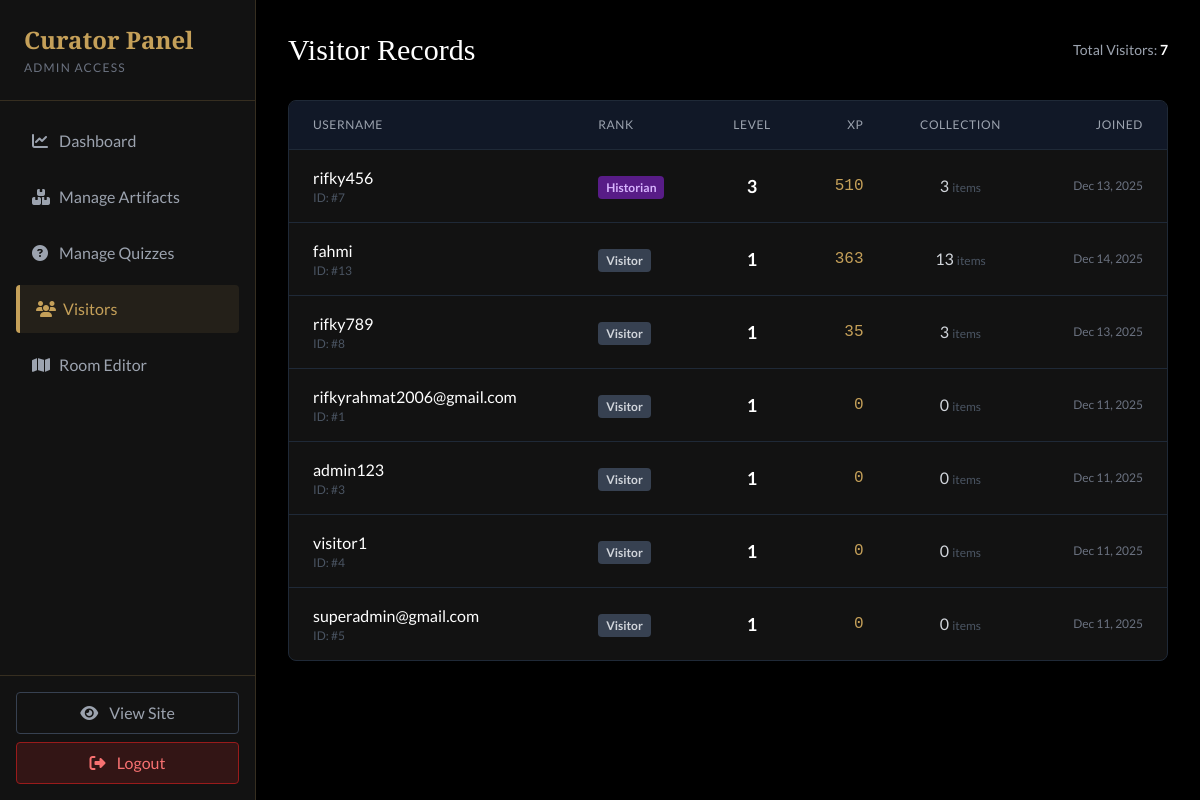
Before: /admin/users.php (signed in) with the older database file.
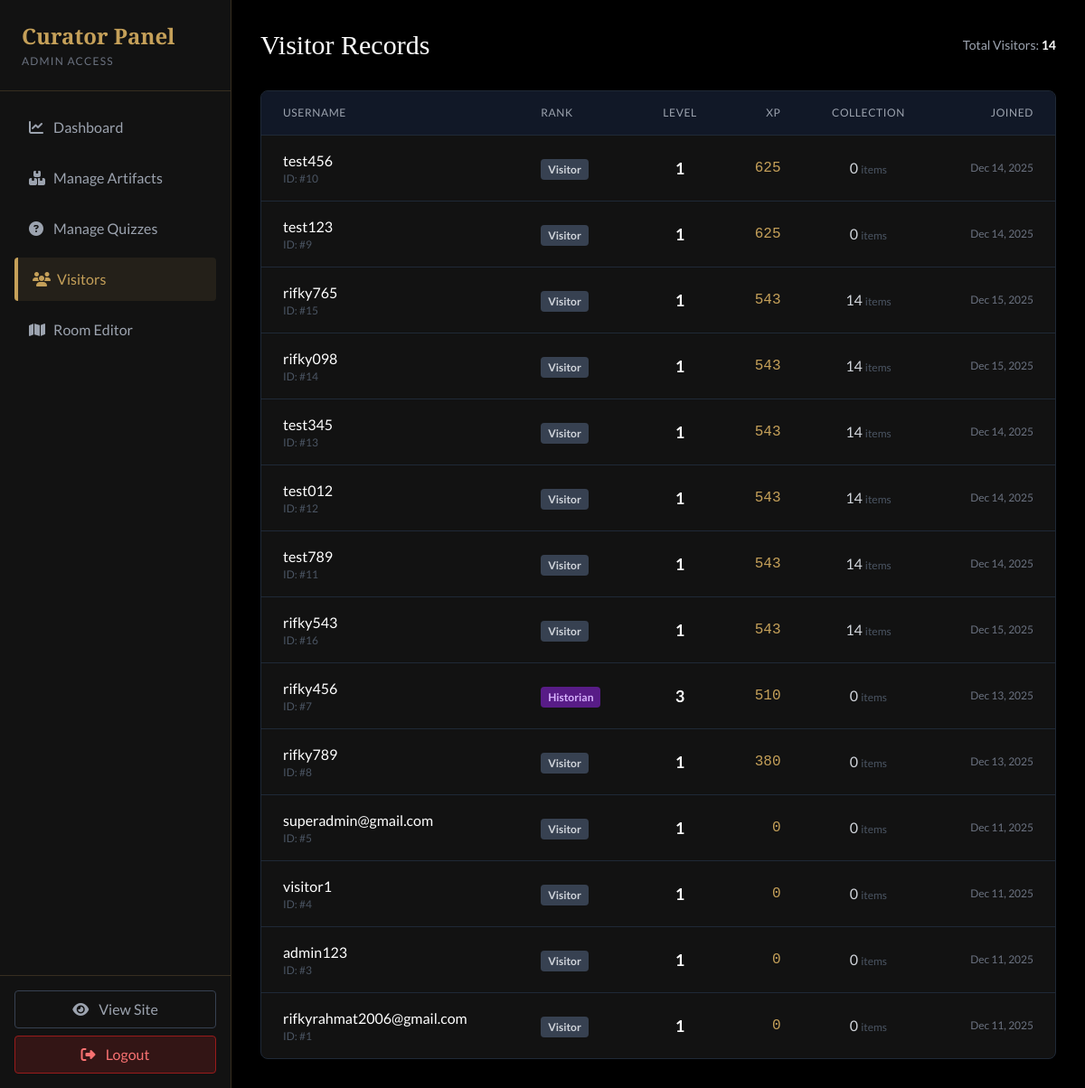
After: the same page with the newer database file.
### tables this page shows
CREATE TABLE `users` (
  `id` int(11) NOT NULL,
  `username` varchar(50) NOT NULL,
  `password` varchar(255) NOT NULL,
  `role` enum('visitor','admin') DEFAULT 'visitor',
  `xp` int(11) DEFAULT 0,
  `level` int(11) DEFAULT 1,
  `created_at` timestamp NOT NULL DEFAULT current_timestamp()
);

### app/bootstrap.php (called while the page is built, shortened)
<?php
function adminSidebar($active = 'dashboard') {
    View::adminSidebar($active);
}
?>

### admin/users.php (the view, shortened to what the changed rows need)
<?php
require_once '../app/bootstrap.php';
$sql = "SELECT id, username, level, xp, created_at,
        (SELECT COUNT(*) FROM user_collections WHERE user_collections.user_id = users.id) as collected_count
        FROM users
        WHERE role = 'visitor'
        ORDER BY xp DESC";
$result = $conn->query($sql);
$users = [];
while ($row = $result->fetch_assoc()) {
    $users[] = $row;
}
include '../public/header.php';
?>
<div class="flex h-screen bg-black">
    <?php adminSidebar('users'); ?>
    <main class="flex-grow p-8 overflow-y-auto">
        <div class="flex justify-between items-center mb-8">
            <h2 class="text-3xl text-white font-serif">Visitor Records</h2>
            <div class="text-gray-400 text-sm">
                Total Visitors: <span class="text-white font-bold"><?php echo count($users); ?></span>
            </div>
        </div>
        <div class="bg-darker-bg rounded-lg border border-gray-800 overflow-hidden">
            <table class="w-full text-left">
                <thead class="bg-gray-900 border-b border-gray-800">
                    <tr>
                        <th class="px-6 py-4 text-gray-400 font-normal uppercase text-xs tracking-wider">Username</th>
                        <th class="px-6 py-4 text-gray-400 font-normal uppercase text-xs tracking-wider">Rank</th>
                        <th class="px-6 py-4 text-gray-400 font-normal uppercase text-xs tracking-wider text-center">Level</th>
                        <th class="px-6 py-4 text-gray-400 font-normal uppercase text-xs tracking-wider text-right">XP</th>
                        <th class="px-6 py-4 text-gray-400 font-normal uppercase text-xs tracking-wider text-center">Collection</th>
                        <th class="px-6 py-4 text-gray-400 font-normal uppercase text-xs tracking-wider text-right">Joined</th>
                    </tr>
                </thead>
                <tbody class="divide-y divide-gray-800">
                    <?php if (empty($users)): ?>
                        <tr>
                            <td colspan="6" class="px-6 py-8 text-center text-gray-500 italic">No visitors found yet.</td>
                        </tr>
                    <?php else: ?>
                        <?php foreach ($users as $user): ?>
                            <tr class="hover:bg-gray-800/50 transition">
                                <td class="px-6 py-4">
                                    <div class="text-white font-medium"><?php echo htmlspecialchars($user['username']); ?></div>
                                    <div class="text-gray-600 text-xs">ID: #<?php echo $user['id']; ?></div>
                                </td>
                                <td class="px-6 py-4">
                                    <?php
                                        $badges = [
                                            1 => ['Visitor', 'bg-gray-700 text-gray-300'],
                                            2 => ['Explorer', 'bg-blue-900 text-blue-300'],
                                            3 => ['Historian', 'bg-purple-900 text-purple-300'],
                                            4 => ['Royal Curator', 'bg-gold/20 text-gold']
                                        ];
                                        $badge = $badges[$user['level']] ?? $badges[1];
                                    ?>
                                    <span class="px-2 py-1 rounded text-xs font-bold <?php echo $badge[1]; ?>">
                                        <?php echo $badge[0]; ?>
                                    </span>
                                </td>
                                <td class="px-6 py-4 text-center">
                                    <div class="text-white font-bold text-lg"><?php echo $user['level']; ?></div>
                                </td>
                                <td class="px-6 py-4 text-right">
                                    <div class="text-gold font-mono"><?php echo number_format($user['xp']); ?></div>
                                </td>
                                <td class="px-6 py-4 text-center">
                                    <span class="text-gray-300"><?php echo $user['collected_count']; ?></span>
                                    <span class="text-gray-600 text-xs">items</span>
                                </td>
                                <td class="px-6 py-4 text-right text-gray-500 text-xs">
                                    <?php echo date('M j, Y', strtotime($user['created_at'])); ?>
                                </td>
                            </tr>
                        <?php endforeach; ?>
                    <?php endif; ?>
                </tbody>
            </table>
        </div>
    </main>
</div>

### views/components/admin_sidebar.php (shortened to what the changed rows need)
<?php
$pages = [
    'dashboard' => ['icon' => 'fa-chart-line', 'label' => 'Dashboard', 'href' => 'index.php'],
    'artifacts' => ['icon' => 'fa-boxes', 'label' => 'Manage Artifacts', 'href' => 'artifacts.php'],
    'quizzes' => ['icon' => 'fa-question-circle', 'label' => 'Manage Quizzes', 'href' => 'quizzes.php'],
    'users' => ['icon' => 'fa-users', 'label' => 'Visitors', 'href' => 'users.php'],
    'room_editor' => ['icon' => 'fa-map', 'label' => 'Room Editor', 'href' => 'room_editor.php'],
];
?>
<aside class="w-64 bg-darker-bg border-r border-gold/20 flex flex-col">
    <div class="p-6 border-b border-gold/20">
        <h1 class="text-gold font-serif text-2xl font-bold">Curator Panel</h1>
    </div>
    <nav class="flex-grow p-4 space-y-2">
        <?php foreach ($pages as $key => $page): ?>
            <?php
            $isActive = ($active ?? 'dashboard') === $key;
            $activeClass = $isActive
                ? 'bg-gold/10 text-gold border-l-4 border-gold'
                : 'text-gray-400 hover:text-white hover:bg-gray-800 transition';
            ?>
            <a href="<?php echo $page['href']; ?>" class="block px-4 py-3 rounded <?php echo $activeClass; ?>">
                <i class="fas <?php echo $page['icon']; ?> w-6"></i> <?php echo $page['label']; ?>
            </a>
        <?php endforeach; ?>
    </nav>
</aside>

Changed rows visible on the page:
now on this page (row edited): users: username "test456", id "10", level "Visitor", level "1", xp "625", collected_count "0", created_at "Dec 14, 2025"
added users: username "test123", id "9", level "Visitor", level "1", xp "625", collected_count "0", created_at "Dec 14, 2025"
added users: username "rifky765", id "15", level "Visitor", level "1", xp "543", collected_count "14", created_at "Dec 15, 2025"
added users: username "rifky098", id "14", level "Visitor", level "1", xp "543", collected_count "14", created_at "Dec 15, 2025"
changed users id 13: username "fahmi" → "test345"; xp "363" → "543"; collected_count "13" → "14"; moves up the list
added users: username "test012", id "12", level "Visitor", level "1", xp "543", collected_count "14", created_at "Dec 14, 2025"
added users: username "test789", id "11", level "Visitor", level "1", xp "543", collected_count "14", created_at "Dec 14, 2025"
added users: username "rifky543", id "16", level "Visitor", level "1", xp "543", collected_count "14", created_at "Dec 15, 2025"
computed for users "rifky456": collected_count "3" → "0"
changed users "rifky789": xp "35" → "380"; collected_count "3" → "0"
shown differently, row unchanged: users "superadmin@gmail.com": moves up the list
shown differently, row unchanged: users "visitor1": moves up the list
shown differently, row unchanged: users "admin123": moves down the list
Other visible differences:
count($users): "7" → "14"
